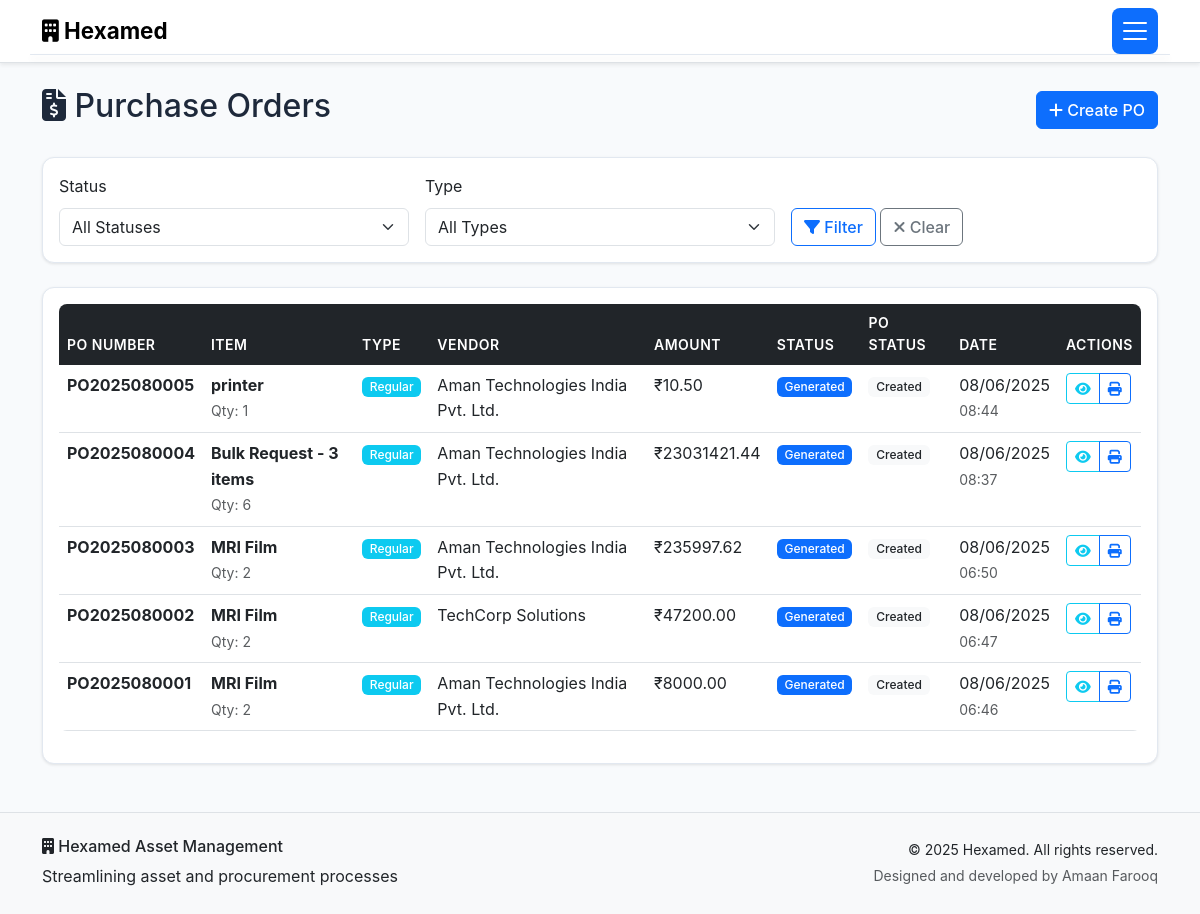
The app's page /purchase-orders (signed in), older data.
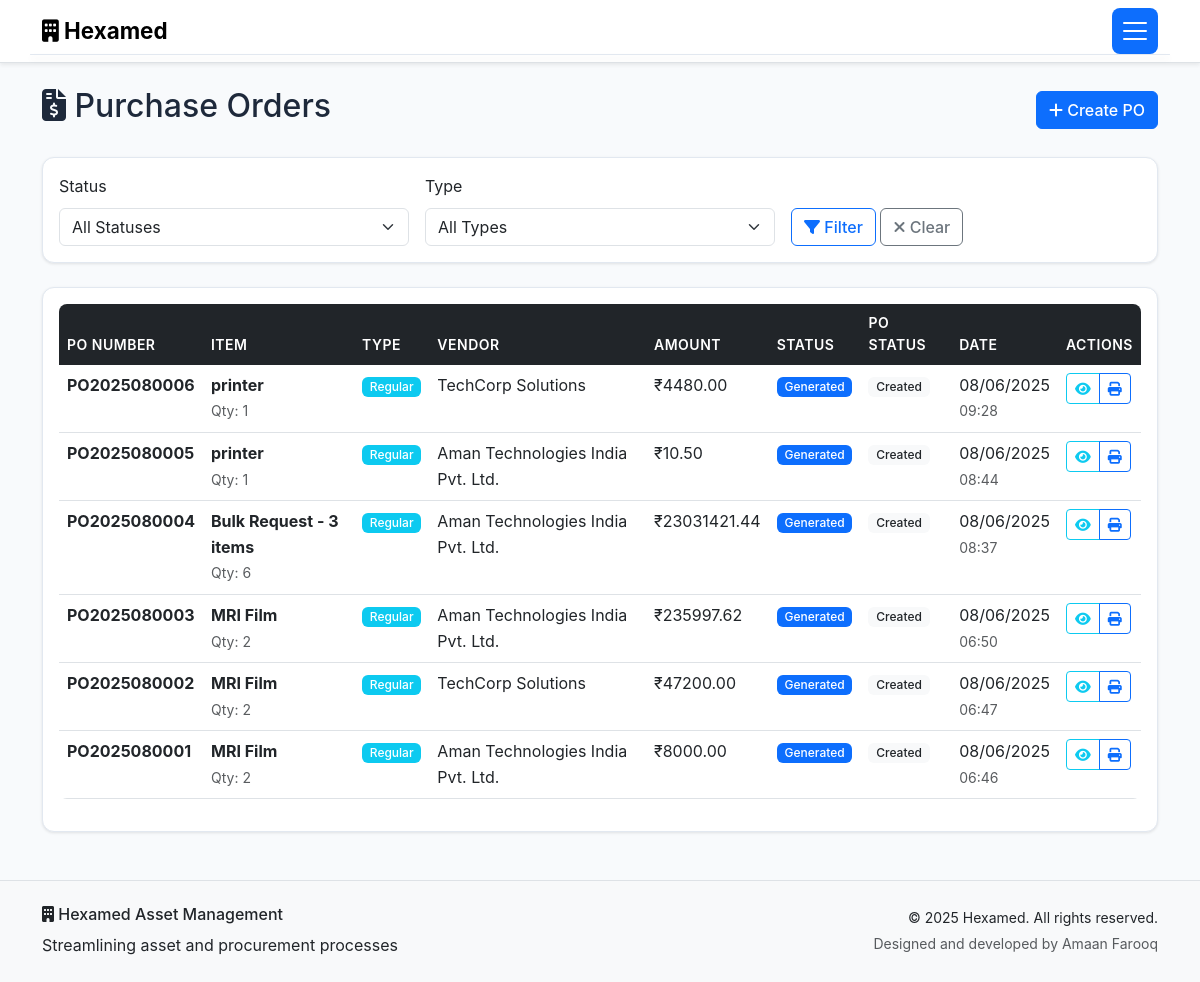
The same page, newer data.
### models.py (models this page shows, shortened)
class PurchaseOrder(db.Model):
    id = db.Column(db.Integer, primary_key=True)
    po_number = db.Column(db.String(100), unique=True, nullable=False)
    item_type = db.Column(db.String(20), nullable=False)  # Regular or Specific
    item_name = db.Column(db.String(200), nullable=False)
    item_description = db.Column(db.Text)
    quantity = db.Column(db.Integer, nullable=False)
    unit_price = db.Column(db.Float, nullable=False)
    total_amount = db.Column(db.Float, nullable=False)
    gst_percentage = db.Column(db.Float, default=18.0)
    gst_amount = db.Column(db.Float, nullable=False)
    grand_total = db.Column(db.Float, nullable=False)
    vendor_id = db.Column(db.Integer, db.ForeignKey('vendor.id'), nullable=False)
    vendor_name = db.Column(db.String(200), nullable=False)
    vendor_address = db.Column(db.Text)
    vendor_gst = db.Column(db.String(50))
    delivery_address = db.Column(db.Text)
    status = db.Column(db.String(50), default='Draft')  # Draft, MD Review Pending, Approved, Generated, Cancelled
    po_status = db.Column(db.String(50), default='Created')  # Created, Sent, Acknowledged, Delivered, Closed
    requires_md_approval = db.Column(db.Boolean, default=False)
    md_approved = db.Column(db.Boolean, default=False)
    md_comments = db.Column(db.Text)
    approved_by_md = db.Column(db.Integer, db.ForeignKey('user.id'))
    approved_at = db.Column(db.DateTime)
    payment_terms = db.Column(db.String(200), default='Net 30 days')
    delivery_terms = db.Column(db.String(200))
    warranty_terms = db.Column(db.Text)
    special_instructions = db.Column(db.Text)
    quotation_files = db.Column(db.Text)  # JSON array of file paths
    vendor_documents = db.Column(db.Text)  # JSON array of vendor document paths
    request_id = db.Column(db.Integer, db.ForeignKey('asset_request.id'))
    created_by = db.Column(db.Integer, db.ForeignKey('user.id'), nullable=False)
    updated_by = db.Column(db.Integer, db.ForeignKey('user.id'))
    created_at = db.Column(db.DateTime, default=datetime.utcnow)
    updated_at = db.Column(db.DateTime, default=datetime.utcnow, onupdate=datetime.utcnow)
    po_date = db.Column(db.Date, default=datetime.utcnow().date)
    expected_delivery_date = db.Column(db.Date)
    vendor = db.relationship('Vendor', backref='purchase_orders')
    request = db.relationship('AssetRequest', backref='purchase_orders')
    creator = db.relationship('User', foreign_keys=[created_by], backref='created_pos')
    updater = db.relationship('User', foreign_keys=[updated_by], backref='updated_pos')
    md_approver = db.relationship('User', foreign_keys=[approved_by_md], backref='approved_pos')

### routes.py (the view)
        def decorated_function(*args, **kwargs):
            if 'user_id' not in session:
                flash('Please log in to access this page.', 'warning')
                return redirect(url_for('login'))
            user = User.query.get(session['user_id'])
            if not user or user.role not in roles:
                flash('You do not have permission to access this page.', 'danger')
                return redirect(url_for('dashboard'))
            return f(*args, **kwargs)

### routes.py (called while the page is built)
def require_role(roles):
    def decorator(f):
        def decorated_function(*args, **kwargs):
            if 'user_id' not in session:
                flash('Please log in to access this page.', 'warning')
                return redirect(url_for('login'))
            user = User.query.get(session['user_id'])
            if not user or user.role not in roles:
                flash('You do not have permission to access this page.', 'danger')
                return redirect(url_for('dashboard'))
            return f(*args, **kwargs)
        decorated_function.__name__ = f.__name__
        return decorated_function
    return decorator

@app.route('/purchase-orders')
@require_role(['Admin', 'MD', 'Accounts/SCM'])
def view_purchase_orders():
    page = request.args.get('page', 1, type=int)
    status = request.args.get('status', '')
    po_type = request.args.get('type', '')
    query = PurchaseOrder.query
    if status:
        query = query.filter_by(status=status)
    if po_type:
        query = query.filter_by(item_type=po_type)
    purchase_orders = query.order_by(PurchaseOrder.created_at.desc()).paginate(
        page=page, per_page=15, error_out=False)
    user = User.query.get(session['user_id'])
    return render_template('purchase_orders.html',
                         purchase_orders=purchase_orders,
                         selected_status=status,
                         selected_type=po_type,
                         user=user)

### templates/purchase_orders.html (shortened to what this page needs)
{% extends "base.html" %}
{% block content %}
<div class="container my-4">
    <div class="row">
        <div class="col">
            <div class="d-flex justify-content-between align-items-center mb-4">
                <h2><i class="fas fa-file-invoice-dollar"></i> Purchase Orders</h2>
                <div>
                    {% if user.role == 'Accounts/SCM' %}
                    <a href="{{ url_for('create_purchase_order') }}" class="btn btn-primary">
                        <i class="fas fa-plus"></i> Create PO
                    </a>
                    {% endif %}
                </div>
            </div>
        </div>
    </div>
    <div class="card mb-4">
        <div class="card-body">
            <form method="GET" class="row g-3">
                <div class="col-md-4">
                    <label class="form-label">Status</label>
                    <select name="status" class="form-select">
                        <option value="">All Statuses</option>
                    </select>
                </div>
                <div class="col-md-4">
                    <label class="form-label">Type</label>
                    <select name="type" class="form-select">
                        <option value="">All Types</option>
                    </select>
                </div>
                <div class="col-md-4">
                    <label class="form-label">&nbsp;</label>
                    <div>
                        <button type="submit" class="btn btn-outline-primary">
                            <i class="fas fa-filter"></i> Filter
                        </button>
                        <a href="{{ url_for('view_purchase_orders') }}" class="btn btn-outline-secondary">
                            <i class="fas fa-times"></i> Clear
                        </a>
                    </div>
                </div>
            </form>
        </div>
    </div>
    {% if purchase_orders.items %}
    <div class="card">
        <div class="card-body">
            <div class="table-responsive">
                <table class="table table-hover">
                    <thead>
                        <tr>
                            <th>PO Number</th>
                            <th>Item</th>
                            <th>Type</th>
                            <th>Vendor</th>
                            <th>Amount</th>
                            <th>Status</th>
                            <th>PO Status</th>
                            <th>Date</th>
                            <th>Actions</th>
                        </tr>
                    </thead>
                    <tbody>
                        {% for po in purchase_orders.items %}
                        <tr>
                            <td><strong>{{ po.po_number }}</strong></td>
                            <td>
                                <div>
                                    <strong>{{ po.item_name }}</strong>
                                    <br><small class="text-muted">Qty: {{ po.quantity }}</small>
                                </div>
                            </td>
                            <td>
                                {% if po.item_type == 'Regular' %}
                                    <span class="badge bg-info">{{ po.item_type }}</span>
                                {% else %}
                                    <span class="badge bg-warning">{{ po.item_type }}</span>
                                {% endif %}
                            </td>
                            <td>{{ po.vendor_name }}</td>
                            <td>₹{{ "%.2f"|format(po.grand_total) }}</td>
                            <td>
                                {% if po.status == 'Draft' %}
                                    <span class="badge bg-secondary">{{ po.status }}</span>
                                {% elif po.status == 'MD Review Pending' %}
                                    <span class="badge bg-warning">MD Review Pending</span>
                                {% elif po.status == 'Approved' %}
                                    <span class="badge bg-success">{{ po.status }}</span>
                                {% elif po.status == 'Generated' %}
                                    <span class="badge bg-primary">{{ po.status }}</span>
                                {% elif po.status == 'MD Rejected' %}
                                    <span class="badge bg-danger">MD Rejected</span>
                                {% endif %}
                            </td>
                            <td>
                                <span class="badge bg-light text-dark">{{ po.po_status }}</span>
                            </td>
                            <td>
                                <div>
                                    {{ po.created_at.strftime('%m/%d/%Y') }}
                                    <br><small class="text-muted">{{ po.created_at.strftime('%H:%M') }}</small>
                                </div>
                            </td>
                            <td>
                                <div class="btn-group btn-group-sm">
                                    <a href="{{ url_for('view_purchase_order_detail', po_id=po.id) }}"
                                       class="btn btn-outline-info btn-sm">
                                        <i class="fas fa-eye"></i>
                                    </a>
                                    {% if user.role == 'Accounts/SCM' %}
                                        {% if po.status == 'MD Rejected' %}
                                        <a href="{{ url_for('update_po_vendor', po_id=po.id) }}"
                                           class="btn btn-outline-primary btn-sm" title="Update Vendor">
                                            <i class="fas fa-edit"></i>
                                        </a>
                                        {% elif po.status == 'Generated' %}
                                        <a href="{{ url_for('print_purchase_order', po_id=po.id) }}"
                                           class="btn btn-outline-primary btn-sm" title="Print PO" target="_blank">
                                            <i class="fas fa-print"></i>
                                        </a>
                                        {% endif %}
                                    {% endif %}
                                </div>
                            </td>
                        </tr>
                        {% endfor %}
                    </tbody>
                </table>
            </div>
        </div>
    </div>
    {% endif %}
</div>
{% endblock %}

### templates/base.html (shortened to what this page needs)
<!DOCTYPE html>
<html lang="en" data-bs-theme="light">
<head>
    <link href="https://cdn.jsdelivr.net/npm/bootstrap@5.3.0/dist/css/bootstrap.min.css" rel="stylesheet">
    <link rel="stylesheet" href="https://cdnjs.cloudflare.com/ajax/libs/font-awesome/6.4.0/css/all.min.css">
    <link rel="stylesheet" href="{{ url_for('static', filename='style.css') }}">
</head>
<body>
    {% if session.user_id %}
    <nav class="navbar navbar-expand-lg navbar-light bg-white shadow-sm border-bottom">
        <div class="container">
            <a class="navbar-brand" href="{{ url_for('dashboard') }}">
                <i class="fas fa-building"></i> Hexamed
            </a>
            <button class="navbar-toggler" type="button" data-bs-toggle="collapse" data-bs-target="#navbarNav">
                <span class="navbar-toggler-icon"></span>
            </button>
            <div class="collapse navbar-collapse" id="navbarNav">
                <ul class="navbar-nav me-auto">
                    {% if session.role in ['Admin', 'MD', 'Accounts/SCM'] %}
                        <li class="nav-item">
                            <a class="nav-link" href="{{ url_for('view_assignments') }}">
                                <i class="fas fa-tasks"></i> Item Assignments
                            </a>
                        </li>
                        {% endif %}
                </ul>
                <ul class="navbar-nav">
                    <li class="nav-item dropdown d-none d-lg-block">
                        <a class="nav-link dropdown-toggle" href="#" id="navbarDropdown" role="button" data-bs-toggle="dropdown">
                            <i class="fas fa-user"></i> {{ session.full_name }}
                            <span class="badge bg-secondary">{{ session.role }}</span>
                        </a>
                    </li>
                </ul>
            </div>
        </div>
    </nav>
    {% endif %}
    <main>
        {% block content %}{% endblock %}
    </main>
    <footer class="bg-light text-dark mt-5 py-4 border-top">
        <div class="container">
            <div class="row">
                <div class="col-md-6">
                    <h6><i class="fas fa-building"></i> Hexamed Asset Management</h6>
                    <p class="mb-0">Streamlining asset and procurement processes</p>
                </div>
                <div class="col-md-6 text-md-end">
                    <small>&copy; 2025 Hexamed. All rights reserved.</small><br>
                    <small class="text-muted">Designed and developed by Amaan Farooq</small>
                </div>
            </div>
        </div>
    </footer>
</body>
</html>

### static/style.css (style rules this page uses)
:root { --hexamed-primary: #2563eb; --hexamed-secondary: #64748b; --hexamed-success: #00ffaa; --hexamed-warning: #ffa200; --hexamed-danger: #ff0000; --hexamed-info: #06b6d4; --hexamed-light: #f8fafc; --hexamed-dark: #465977; --hexamed-gradient: linear-gradient(135deg, #2563eb, #06b6d4); }
body { font-family: 'Inter', 'Segoe UI', Tahoma, Geneva, Verdana, sans-serif; line-height: 1.6; background-color: #f8fafc; color: #1e293b; }
.navbar-brand { font-weight: bold; font-size: 1.4rem; }
.navbar-nav .nav-link { font-weight: 500; transition: color 0.3s ease; }
.card { border: 1px solid #e2e8f0; border-radius: 0.75rem; box-shadow: 0 1px 3px rgba(0, 0, 0, 0.1); transition: all 0.3s ease; background: white; }
.btn { font-weight: 500; transition: all 0.3s ease; border-radius: 0.375rem; }
.btn-group .btn { border-radius: 0.25rem; }
.table { border-radius: 0.5rem; overflow: hidden; }
.table thead th { background-color: var(--bs-dark); color: white; border: none; font-weight: 600; text-transform: uppercase; font-size: 0.875rem; letter-spacing: 0.5px; }
.table tbody tr { transition: background-color 0.2s ease; }
.badge { font-weight: 500; font-size: 0.75rem; padding: 0.35em 0.65em; }
.form-control, .form-select { border-radius: 0.375rem; border: 1px solid var(--bs-border-color); transition: border-color 0.3s ease, box-shadow 0.3s ease; }
.navbar-toggler { display: block !important; border: none; background: var(--bs-primary); border-radius: 0.5rem; padding: 0.5rem; transition: all 0.3s ease; }
.navbar-toggler-icon { width: 1.5em; height: 1.5em; }
.navbar-collapse { position: absolute; top: 100%; left: 0; right: 0; background: white; box-shadow: 0 4px 6px rgba(0, 0, 0, 0.1); border-radius: 0 0 0.75rem 0.75rem; border: 1px solid #e2e8f0; border-top: none; z-index: 1050; max-height: 0; overflow: hidden; transition: max-height 0.3s ease; }
.navbar-collapse .navbar-nav { flex-direction: column; padding: 1rem 0; }
.navbar-collapse .navbar-nav .nav-link { padding: 0.75rem 1.5rem; color: #374151; font-weight: 500; border-bottom: 1px solid #f3f4f6; transition: all 0.3s ease; }
.navbar-collapse .navbar-nav .nav-link i { margin-right: 0.75rem; width: 1.25rem; text-align: center; }
.navbar-collapse .navbar-nav:last-of-type { border-top: 2px solid var(--bs-primary); margin-top: 1rem; padding-top: 1rem; background: #f8fafc; }
.navbar-collapse .dropdown-toggle { background: var(--bs-primary); color: white; border-radius: 0.5rem; margin: 0 1rem; font-weight: 600; }
.navbar { position: relative; }
.navbar .container { position: relative; }

Row changes from the older to the newer data that the page shows:
added PurchaseOrder: po_number "PO2025080006", item_name "printer", quantity "1", item_type "Regular", vendor_name "TechCorp Solutions", grand_total "4480.00", status "Generated", po_status "Created", created_at "08/06/2025", created_at "09:28"
